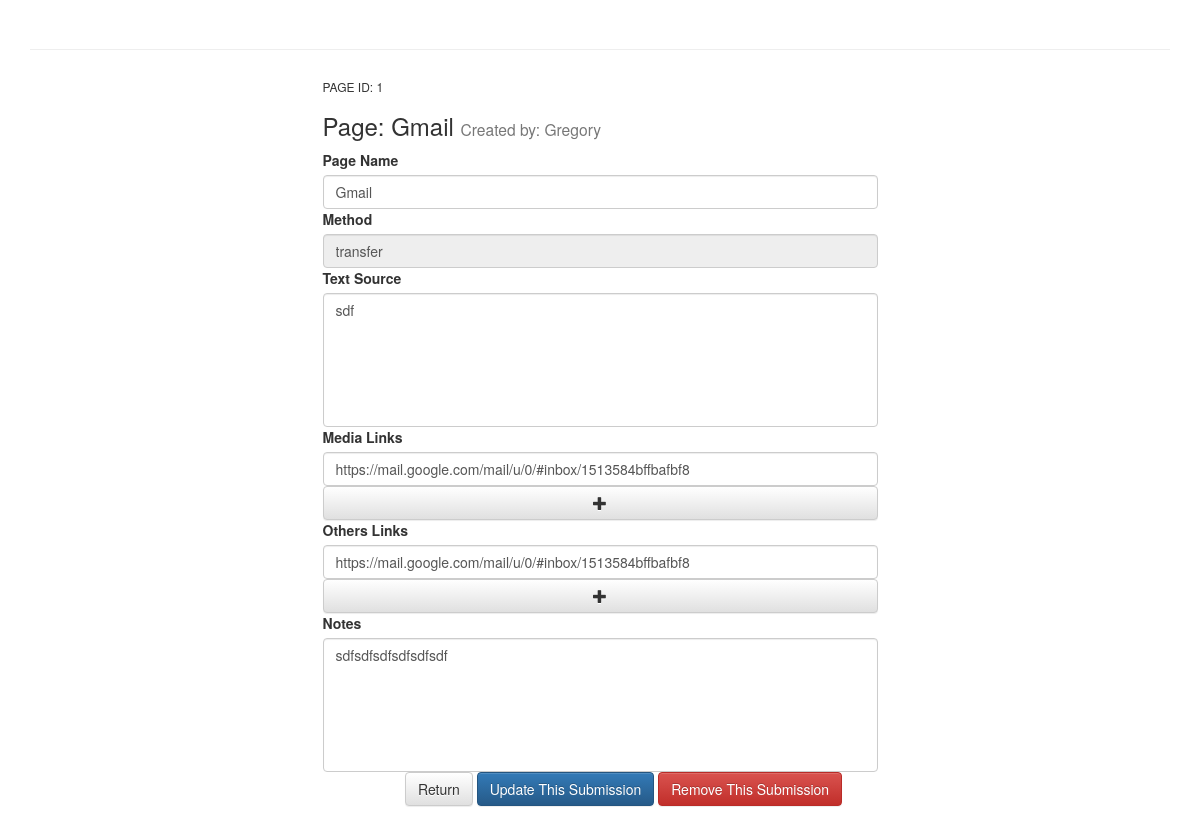
The page /theirview/1 on the database its author committed.
### tables this page shows
CREATE TABLE "page" (
        pageid    INTEGER UNIQUE,
        nc4her    TEXT,
        pagename    TEXT,
        wtd    TEXT,
        textsource TEXT,
         notes,
        PRIMARY KEY(pageid)
    );

CREATE TABLE "medialinks" (
        mediaid INTEGER UNIQUE PRIMARY KEY,
        link TEXT,
        pageid INTEGER
    );

CREATE TABLE "otherlinks" (
        otherid INTEGER UNIQUE PRIMARY KEY,
        link TEXT,
        pageid INTEGER
    );

### nc4h.py (the view)
@nc4h.route('/theirview/<pageid>', methods=["GET"])
def theirview(pageid=None):
    con = None
    try:
        con = lite.connect(DATABASE)
        with con:
            con.rollback()
            cur = con.cursor()
            cur.execute("SELECT * FROM page WHERE pageid = ?", (pageid,))
            con.commit()
            pageinfo = cur.fetchone()
            con.rollback()
            cur = con.cursor()
            cur.execute("SELECT * FROM medialinks WHERE pageid = ?", (pageid,))
            con.commit()
            medial = cur.fetchall()
            con.rollback()
            cur = con.cursor()
            cur.execute("SELECT * FROM otherlinks WHERE pageid = ?", (pageid,))
            con.commit()
            otherl = cur.fetchall()
            wtd = pageinfo[3]
            nc4her = pageinfo[1]
            textsource = pageinfo[4]
            notes = pageinfo[5]
            pagename = pageinfo[2]
            medialinks = []
            for m in medial:
                medialinks.append(m[1])
            otherlinks = []
            for o in otherl:
                otherlinks.append(o[1])
            return render_template('managesubmissions.html',wtd=wtd,nc4her=nc4her,textsource=textsource,
                           notes=notes,medialinks=medialinks,otherlinks=otherlinks,
                           pagename=pagename, pageid=pageid)
    except lite.Error, e:
        return str(e)
    finally:
        if con:
            con.close()

### templates/managesubmissions.html (shortened to what this page needs)
<!DOCTYPE html>
<html>
<head>
    <link rel="stylesheet" href="../static/assets/bootstrap/css/bootstrap.min.css">
    <link rel="stylesheet" href="../static/assets/css/user.css">
</head>
<body>
    <div class="container">
        <div class="page-header">
            <h1></h1></div>
        <div class="row">
        	<div class="col-md-6 col-md-offset-3">
        		<h6>PAGE ID: {{pageid}}</h6>
        		<h3>Page: {{pagename}} <small> Created by: {{nc4her}}</small></h3>
            <form id="manageForm" action="/update_sub" method="post">
            	<label>Page Name</label>
            	<input type="text" name="pagename" class="form-control" value="{{pagename}}"/>
            	<label>Method</label>
            	<input type="text" name="wtd" class="form-control" value="{{wtd}}" readonly="readonly"/>
            	<label>Text Source</label>
            	<textarea rows="6" name="textsource" class="form-control">{{textsource}}</textarea>
            	<label>Media Links</label>
            	{% if medialinks|length > 0 %}
            	{% for x in medialinks %}
            		<input type="text" class="form-control" value="{{x}}" id="medialink{{loop.index}}" name="medialink{{loop.index}}"/>
            	{% endfor %}
            	{% else %}
            		<input type="text" class="form-control" id="medialink1" name="medialink1"/>
            	{% endif %}
                 <button class="btn btn-default form-control" id="moremedia" type="button" ><span class="glyphicon glyphicon-plus"></span></button>
            	<label>Others Links</label>
            	{% if otherlinks|length > 0 %}
            	{% for x in otherlinks %}
            		<input type="text" class="form-control" value="{{x}}" id="otherlink{{loop.index}}" name="otherlink{{loop.index}}"/>
            	{% endfor %}
            	{% else %}
            		<input type="text" class="form-control" id="otherlink1" name="otherlink1"/>
            	{% endif %}
                <button class="btn btn-default form-control" id="moreother" type="button"> <span class="glyphicon glyphicon-plus"></span></button>
            	<label>Notes</label>
            	<textarea rows="6" class="form-control" name="notes">{{notes}}</textarea>
            </form>
            </div>
        </div>
        <div class="row form-group">
        	<div class="col-md-offset-4">
	        	<a href="/my_submissions" class="btn btn-default">Return</a>
	        	<a id="update" href="#" class="btn btn-primary">Update This Submission</a>
	        	<a id="remove" href="#" class="btn btn-danger">Remove This Submission</a>
        	</div>
        </div>
    </div>
</body>
</html>

### static/assets/css/user.css (style rules this page uses)
textarea { resize: none; }

### rows shown on the page
page: pagename "Gmail", nc4her "Gregory", wtd "transfer", textsource "sdf", notes "sdfsdfsdfsdfsdfsdf"
medialinks: medialink1 "https://mail.google.com/mail/u/0/#inbox/1513584bffbafbf8"
otherlinks: otherlink1 "https://mail.google.com/mail/u/0/#inbox/1513584bffbafbf8"

### other values the page prints
{{ pageid }} "1"
